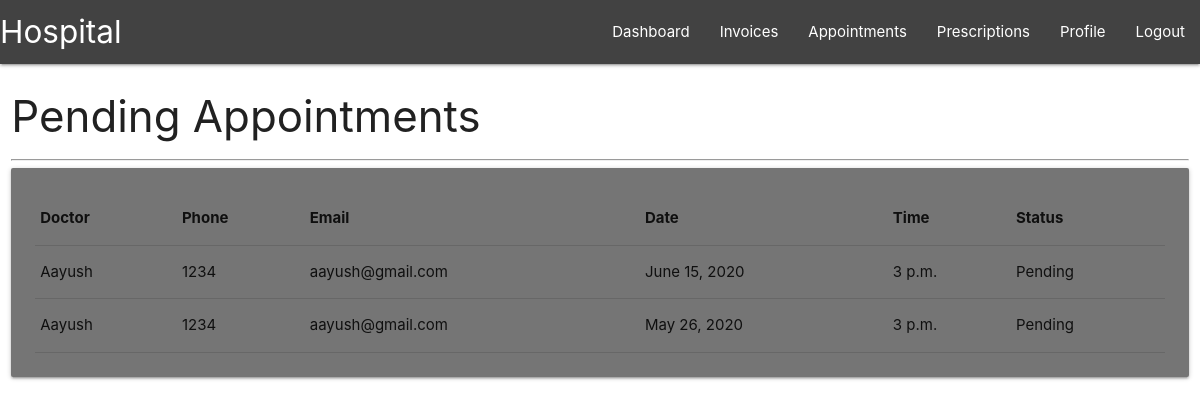
Screenshot of /patient/ (signed in) with the database file from the repository.
### accounts/models.py (models this page shows, shortened)
class Appointment(models.Model):
    doctor = models.ForeignKey(Doctor, on_delete=models.CASCADE)
    patient = models.ForeignKey(Patient, on_delete=models.CASCADE)
    date = models.DateField()
    time = models.TimeField(null=True)
    status = models.CharField(max_length=50, choices=CHECK)

class Doctor(models.Model):
    user = models.OneToOneField(User, on_delete=models.CASCADE)
    name = models.CharField(max_length=200)
    email = models.EmailField(max_length=200, null=True)
    contact = models.CharField(max_length=20)
    gender = models.CharField(max_length=100, choices=GENDER)
    age = models.CharField(max_length=3)
    address = models.CharField(max_length=255)
    department = models.CharField(max_length=100, null=False, blank=False)
    salary = models.IntegerField(null=False, blank=False)
    status = models.CharField(max_length=200, null=False, blank=False, choices=STATUS)
    image = models.ImageField(default="default.png", upload_to="profile_pics")

### accounts/decorators.py (the view)
        def wrapper_func(request, *args, **kwargs):
            group = None
            if request.user.groups.exists():
                group = request.user.groups.all()[0].name
            if group in allowed_roles:
                return view_func(request, *args, **kwargs)
            else:
                return HttpResponse("You are not authorized to view this page")

### accounts/views.py (called while the page is built)
@login_required(login_url="login")
@allowed_users(allowed_roles=["patient"])
def patient(request):
    appointments = request.user.patient.appointment_set.all()
    prescriptions = request.user.patient.prescription_set.all()
    context = {
        "appointments": appointments,
        "prescriptions": prescriptions,
    }
    return render(request, "accounts/patient.html", context)

### accounts/templates/accounts/patient.html
{% extends "accounts/main.html" %}
{% block content %}
<div class="row">
    <div class="col s12 m12">
        <h3>Pending Appointments</h3>
        <hr>
        <div class="card grey darken-1">
            <div class="card-content">
                <table class="responsive-table">
                    <thead>
                        <tr>
                            <th>Doctor</th>
                            <th>Phone</th>
                            <th>Email</th>
                            <th>Date</th>
                            <th>Time</th>
                            <th>Status</th>
                        </tr>
                    </thead>
                    <tbody>
                        {% for appoint in appointments %}
                        {% if appoint.status == "Pending" %}
                        <tr>
                            <td>{{appoint.doctor.name}}</td>
                            <td>{{appoint.doctor.contact}}</td>
                            <td>{{appoint.doctor.email}}</td>
                            <td>{{appoint.date}}</td>
                            <td>{{appoint.time}}</td>
                            <td>{{appoint.status}}</td>
                        </tr>
                        {% endif %}
                        {% endfor %}
                    </tbody>
                </table>
            </div>
        </div>
    </div>
</div>
{% endblock content %}

### rows the page displays
Appointment: doctor.name "Aayush", doctor.contact "1234", doctor.email "aayush@gmail.com", date "June 15, 2020", time "3 p.m.", status "Pending"
Appointment: doctor.name "Aayush", doctor.contact "1234", doctor.email "aayush@gmail.com", date "May 26, 2020", time "3 p.m.", status "Pending"
